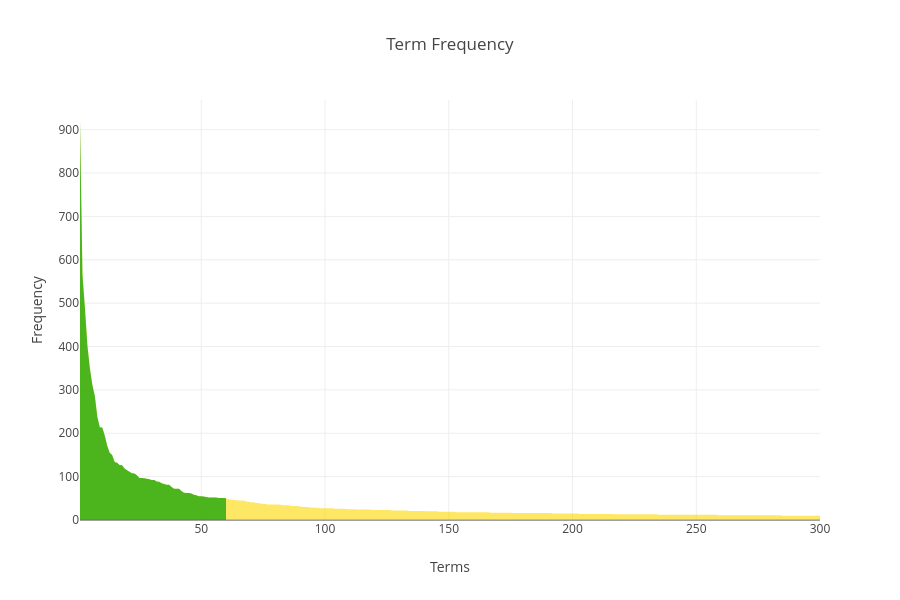

The code cell stored with this chart in its notebook:
### Code cell
import plotly.graph_objects as go

# Assume you already have df_top (Top 300 by frequency)
# Prepare: sort by frequency (desc) and create rank
df_plot = df_top.sort_values("counts", ascending=False).reset_index(drop=True)
df_plot["rank"] = np.arange(1, len(df_plot) + 1)

# 20% cutoff (k points)
k = max(1, int(np.ceil(0.2 * len(df_plot))))

fig = go.Figure()

# Yellow area for ALL points (bottom 80% + top 20% as base)
fig.add_trace(go.Scatter(
    x=df_plot["rank"], y=df_plot["counts"],
    mode="none", fill="tozeroy",
    fillcolor="rgba(255, 215, 0, 0.6)", 
    showlegend=False   # yellow
))

# Green area overlay for TOP 20% (leftmost k points)
fig.add_trace(go.Scatter(
    x=df_plot["rank"][:k], y=df_plot["counts"][:k],
    mode="none", fill="tozeroy",
    fillcolor="rgba(0, 160, 0, 0.7)",
    showlegend=False,     # green
))

fig.update_layout(
    title="Term Frequency ",
    xaxis_title="Terms",
    yaxis_title="Frequency",
    height=600,
    template="none"
)

fig.show()

### Figure 1 — Plotly figure (JSON) as saved in the notebook; plotly's stock layout.template omitted (floating-point values rounded to 4 significant figures; data arrays with more than 128 entries replaced by an {"elided": "..."} marker saying what was removed)
{"data": [{"fill": "tozeroy", "fillcolor": "rgba(255, 215, 0, 0.6)", "mode": "none", "showlegend": false, "type": "scatter", "x": {"elided": "300 int values"}, "y": {"elided": "300 int values"}}, {"fill": "tozeroy", "fillcolor": "rgba(0, 160, 0, 0.7)", "mode": "none", "showlegend": false, "type": "scatter", "x": [1, 2, 3, 4, 5, 6, 7, 8, 9, 10, 11, 12, 13, 14, 15, 16, 17, 18, 19, 20, 21, 22, 23, 24, 25, 26, 27, 28, 29, 30, 31, 32, 33, 34, 35, 36, 37, 38, 39, 40, 41, 42, 43, 44, 45, 46, 47, 48, 49, 50, 51, 52, 53, 54, 55, 56, 57, 58, 59, 60], "y": [920, 566, 488, 402, 350, 311, 286, 238, 214, 213, 195, 171, 155, 150, 134, 132, 127, 126, 119, 115, 111, 108, 107, 103, 97, 97, 96, 95, 94, 92, 92, 89, 88, 85, 83, 81, 81, 76, 72, 72, 72, 67, 63, 62, 62, 61, 58, 57, 55, 55, 54, 53, 52, 52, 52, 52, 51, 51, 51, 50]}], "layout": {"height": 600, "title": {"text": "Term Frequency "}, "xaxis": {"title": {"text": "Terms"}}, "yaxis": {"title": {"text": "Frequency"}}}}
